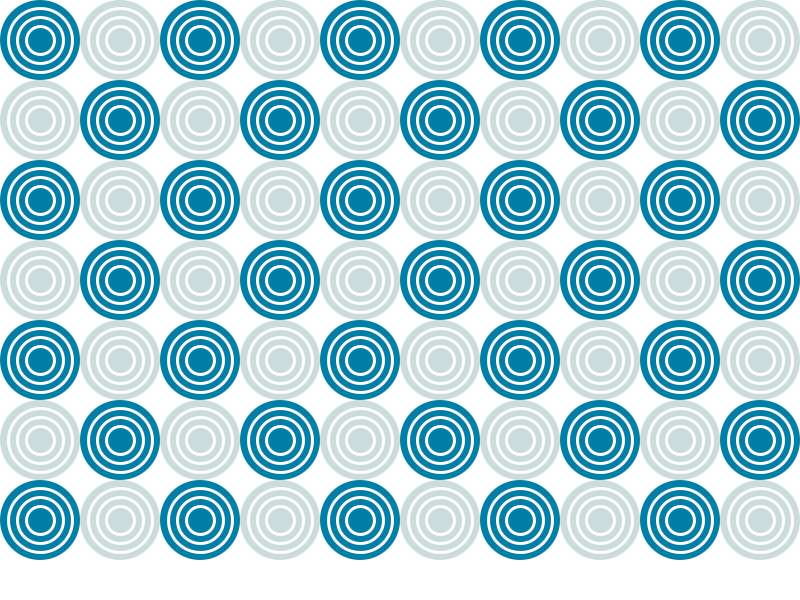
Frame 1 (no input)
Frame 60 (the mouse pressed at the canvas centre just before this capture): identical to frame 1, image omitted
Frame 120 (the mouse held since frame 60 and released just before this capture): identical to frame 1, image omitted

The Processing sketch that drew this single still picture (run headless with seeded random() and noise(); from frame 60 on, the mouse is pressed at the canvas centre):

// Processing sketch: sketch_260516c
// ── sketch_260516c.pde
void setup() {
  size(800, 600);
  noStroke();
}

int space = 80;    // spacing btw circles
int radius = 40;   // radius of outer circle

void draw() {
  background(255);

  for (int y = space/2; y < height; y += space) {
    for (int x = space/2; x < width; x += space) {

      boolean blue = ((x/space + y/space) % 2 == 0);

      // 1) filled outer circle
      fill(blue ? color(#007ea7) : color(#ccdbdc));
      ellipse(x, y, radius*2, radius*2);

      // 2) three white outline rings
      noFill();
      stroke(255);
      strokeWeight(3);

      ellipse(x, y, radius*1.6, radius*1.6);
      ellipse(x, y, radius*1.15, radius*1.15);
      ellipse(x, y, radius*0.7, radius*0.7);

      noStroke();
    }
  }
}
